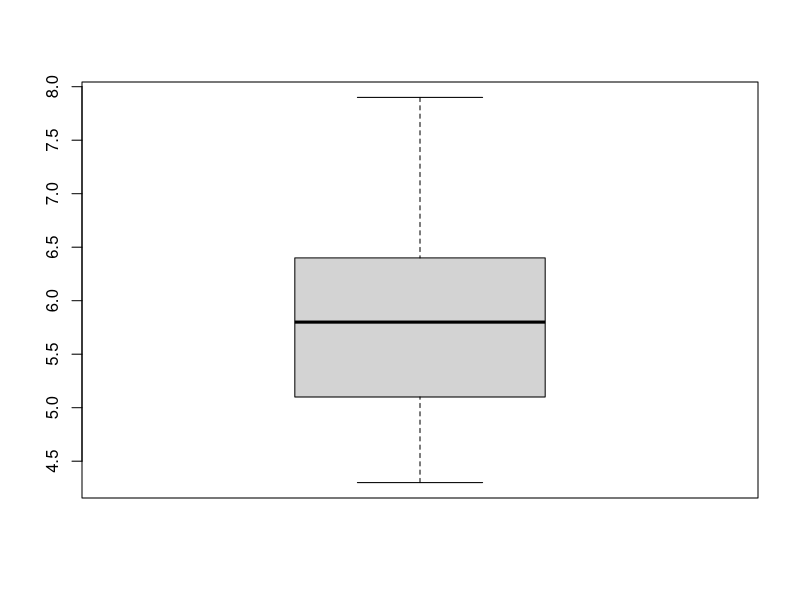
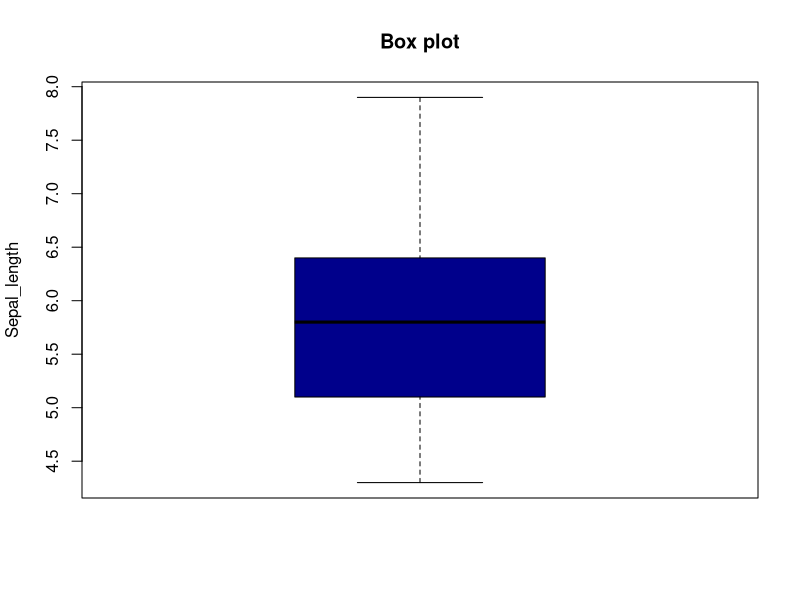
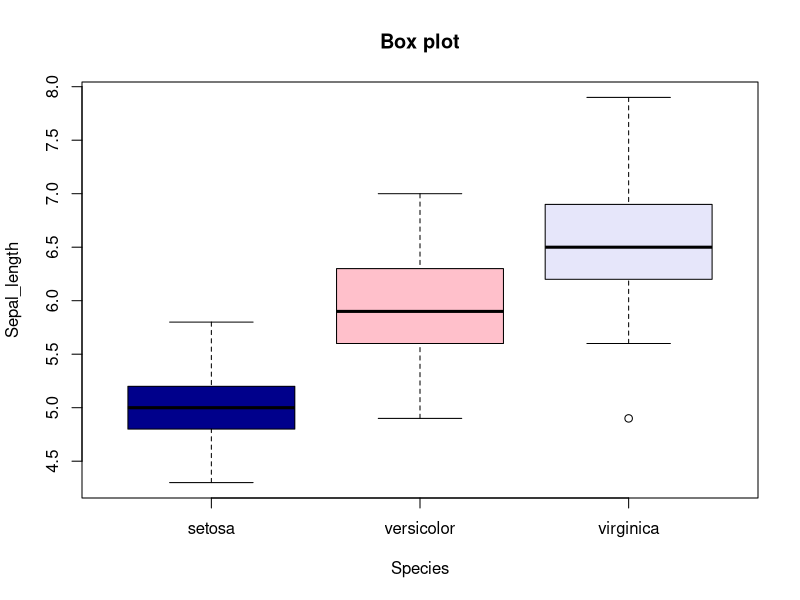
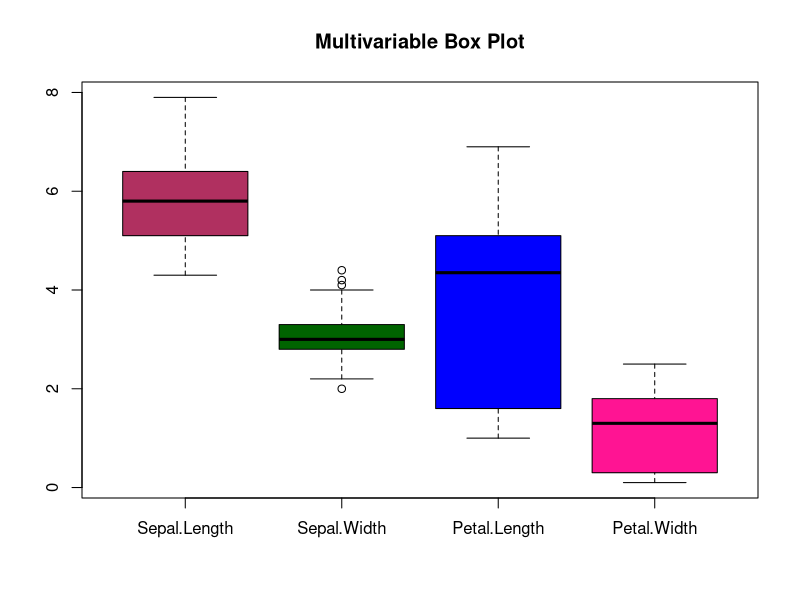
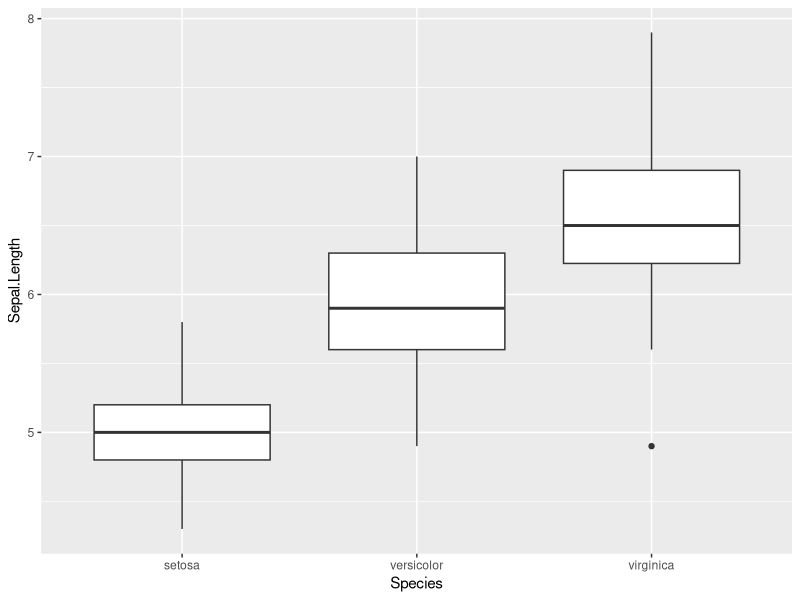
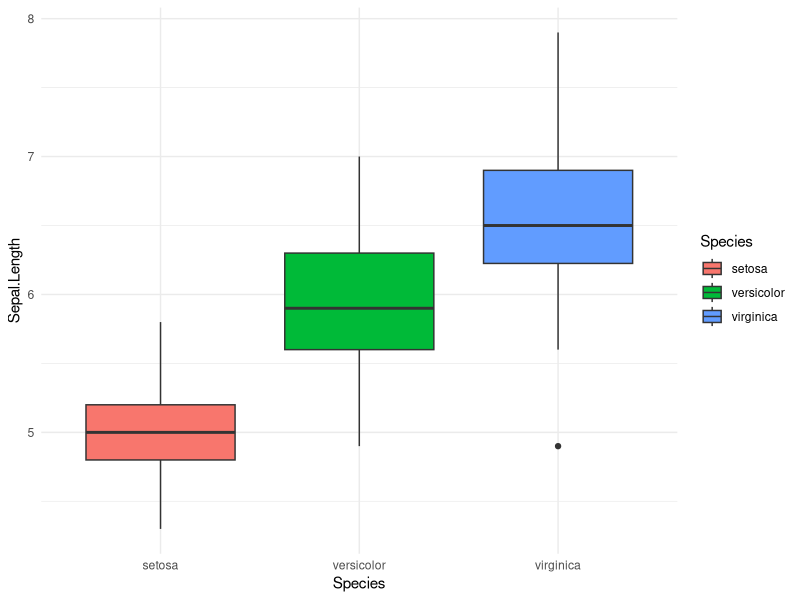
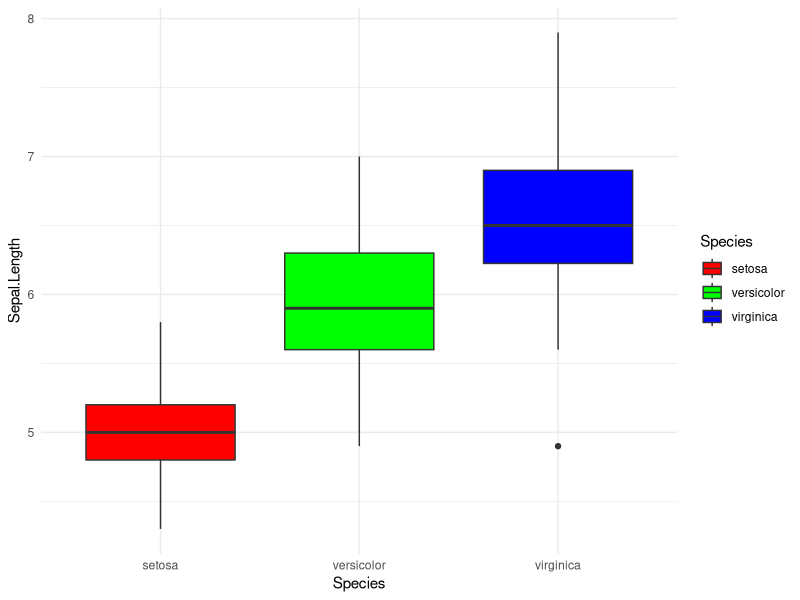

Source code (R) for these figures, in order:
data("iris")

str(iris)
View(iris)
class(iris)
?iris
boxplot(iris$Sepal.Length)
boxplot(iris$Sepal.Length,
        main = "Box plot",
        ylab= "Sepal_length",
        col = 'darkblue'
)
?boxplot
boxplot(Sepal.Length ~ Species,
        data = iris,
        main = "Box plot",
        xlab = "Species",
        ylab= "Sepal_length",
        col = c('darkblue','pink','lavender')
)
boxplot(iris[,1:4],
        main="Multivariable Box Plot",
        col = c('maroon','darkgreen','blue','deeppink')
)
#GGPLOT2
library(ggplot2)
ggplot(iris,
       aes(x=Species,y=Sepal.Length)
)+
  geom_boxplot()
ggplot(iris,aes(x = Species,y=Sepal.Length,fill = Species))+
  geom_boxplot()+
  theme_minimal()
ggplot(iris,aes(x = Species,y=Sepal.Length,fill = Species))+
  geom_boxplot()+
  scale_fill_manual(
    values=c(
      "setosa"='red',
      "versicolor"='green',
      "virginica"='blue'
    )
  )+
  theme_minimal()
